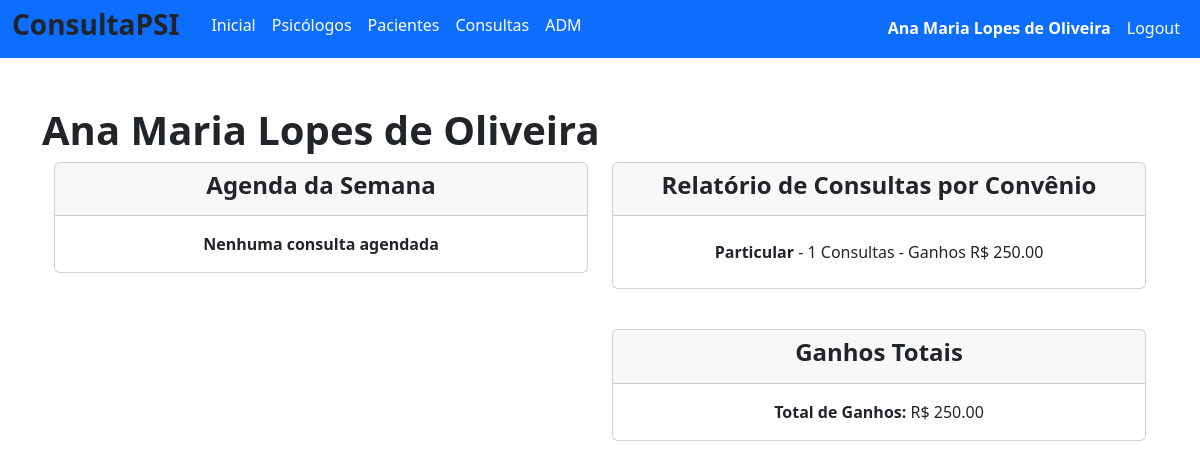
The app's page / (signed in) with its own data.
### database/models/user_model.py (models this page shows, shortened)
class User(db.Model, UserMixin):
    __tablename__ = "user"
    id = db.Column('id', db.Integer, primary_key=True)
    nome = db.Column('nome', db.String(150))
    sobrenome = db.Column('sobrenome', db.String(150))
    crp = db.Column('crp', db.String(20))
    abordagem = db.Column('abordagem', db.String(50))
    email = db.Column('email', db.String(50), unique=True)
    telefone = db.Column('telefone', db.String(15), unique=True, nullable=False)
    login = db.Column('login', db.String(50), unique=True, nullable=False)
    senha = db.Column('senha', db.String(550), nullable=False)
    tipo = db.Column('tipo', db.String(25), nullable=False, default="none")

### database/models/convenio_model.py (models this page shows, shortened)
class Convenio(db.Model):
    __tablename__ = "convenio"
    id = db.Column(db.Integer, primary_key=True)
    convenio = db.Column('convenio', db.String(150), unique=True, nullable=False)
    valor_consulta = db.Column('valor_consulta', db.Float, nullable=False)
    user_id = db.Column(db.Integer, db.ForeignKey('user.id'))

### main.py (the view)
@app.route('/')
def index():
    if not current_user.is_authenticated:
        return redirect('/login')
    if current_user.tipo == 'não informado':
        return redirect(f'/user/finalizar/{current_user.id}')
    if current_user.tipo == 'psicólogo':
        hoje = datetime.today().date()
        semana_inicio = hoje - timedelta(days=hoje.weekday())
        semana_fim = semana_inicio + timedelta(days=6)
        consultas_semana, _ = ConsultaService.get_consultas_by_date_range(start_date=semana_inicio, end_date=semana_fim, psi_id=current_user.id)
        relatorio_convenio, ganhos = ConsultaService.get_relatorio_convenio_e_ganhos(current_user.id)
        return render_template('index.html', consultas_semana=consultas_semana, relatorio_convenio=relatorio_convenio, ganhos=ganhos)
    return render_template('index.html')

### routes/login.py (called while the page is built)
@login_manager.user_loader
def get_user(id):
    return User.query.get(id)

### service/consulta_service.py (called while the page is built)
    @staticmethod
    def get_consultas_by_date_range(start_date, end_date, psi_id=None):
        try:
            query = Consulta.query.filter(Consulta.data_consulta.between(start_date, end_date))
            if psi_id:
                query = query.filter_by(psi_id=psi_id)
            consultas = query.order_by(asc(Consulta.data_consulta)).all()
            return consultas, None
        except Exception as e:
            return None, str(e)

### templates/index.html
{% extends 'base.html' %}
{% block conteudo %}
{% if current_user.is_authenticated %}
    {% if current_user.tipo == 'não informado' %}
    <h3>Precisamos terminar seu cadastro!</h3>
    <br>
    <form method="post" action="/user/update/{{ current_user.id }}">
        <div class="mb-3">
            <label for="psi_id" class="form-label">Função:</label>
            <select class="form-select" id="psi_id" name="psi_id" aria-label="Default select example" onchange="toggleFields()">
                <option selected value=""> - </option>
                <option value="atendente">Atendente</option>
                <option value="psicólogo">Psicólogo</option>
            </select>
        </div>
        <div class="mb-3">
            <label for="crp" class="form-label">CRP:</label>
            <input class="form-control" type="text" id="crp" name="crp" disabled>
        </div>
        <div class="mb-3">
            <label for="abordagem" class="form-label">Abordagem:</label>
            <input class="form-control" type="text" id="abordagem" name="abordagem" disabled>
        </div>
        <input type="submit" class="btn btn-primary" value="Cadastrar">
        <br>
    </form>
    <script>
        function toggleFields() {
            var psiId = document.getElementById('psi_id').value;
            var crpField = document.getElementById('crp');
            var abordagemField = document.getElementById('abordagem');
            if (psiId === 'psicólogo') {
                crpField.disabled = false;
                abordagemField.disabled = false;
            } else {
                crpField.value = '';
                abordagemField.value = '';
                crpField.disabled = true;
                abordagemField.disabled = true;
            }
        }
        // Initialize the state of the fields based on the selected value on page load
        document.addEventListener('DOMContentLoaded', function() {
            toggleFields();
        });
    </script>
    {% elif current_user.tipo == 'psicólogo' %}
    <h1><strong>{{ current_user.nome }} {{ current_user.sobrenome }}</strong></h1>
    <div class="container text-center">
        <div class="row">
            <div class="col-md-6">
                <div class="card">
                    <div class="card-header">
                        <h4><strong>Agenda da Semana</strong></h4>
                    </div>
                    <div class="card-body">
                        {% if consultas_semana %}
                            <ul class="list-group list-group-flush">
                                {% for consulta in consultas_semana %}
                                    <li class="list-group-item">
                                        <p class="mb-0"> <strong>{{ consulta.data_consulta.strftime('%d/%m/%Y') }} </strong> - {{ consulta.hora_consulta }} - {{ consulta.paciente.nome }}</p>
                                    </li>
                                {% endfor %}
                            </ul>
                        {% else %}
                            <p class="card-text"><strong>Nenhuma consulta agendada</strong></p>
                        {% endif %}
                    </div>
                </div>
            </div>
            <div class="col-md-6">
                <div class="card">
                    <div class="card-header">
                        <h4><strong>Relatório de Consultas por Convênio</strong></h4>
                    </div>
                    <div class="card-body">
                        {% if relatorio_convenio %}
                            <ul class="list-group list-group-flush">
                                {% for item in relatorio_convenio %}
                                    <li class="list-group-item">
                                        <p class="mb-0"><strong>{{ item.convenio }}</strong> - {{ item.quantidade }} Consultas - Ganhos R$ {{ "%.2f"|format(item.ganhos) }}</p>
                                    </li>
                                {% endfor %}
                            </ul>
                        {% else %}
                            <p class="card-text"><strong>Nenhum dado disponível</strong></p>
                        {% endif %}
                    </div>
                </div>
                <br>
                <div class="card mt-3">
                    <div class="card-header">
                        <h4><strong>Ganhos Totais</strong></h4>
                    </div>
                    <div class="card-body">
                        <p class="card-text"><strong>Total de Ganhos:</strong> R$ {{ "%.2f"|format(ganhos) }}</p>
                    </div>
                </div>
            </div>
        </div>
    </div>
    {% else %}
    <h3>Atendente</h3>
    {% endif %}
{% else %}
    <p>Você precisa estar autenticado para acessar esta página. <a href="/login">Faça login</a></p>
{% endif %}
{% endblock %}

### templates/base.html (shortened to what this page needs)
<!doctype html>
<html lang="pt-BR">
  <head>
    <link href="https://cdn.jsdelivr.net/npm/bootstrap@5.3.2/dist/css/bootstrap.min.css" rel="stylesheet">
  </head>
  <body>
    <nav class="navbar navbar-expand-lg navbar bg-primary"  data-bs-theme="dark">
        <div class="container-fluid">
            <ul class="navbar-nav">
              <li> <h3 class="fw-bold me-4">ConsultaPSI</h3>  </li>
              {% if current_user.is_authenticated %}
              <li class="nav-item"><a class="nav-link active mb-0 h1" href="/">Inicial</a> </li>
              <li class="nav-item"><a class="nav-link active mb-0 h1" href="/psi/recovery">Psicólogos</a> </li>
              <li class="nav-item"><a class="nav-link active mb-0 h1" href="/pacientes/recovery">Pacientes</a> </li>
              <li class="nav-item"><a class="nav-link active mb-0 h1" href="/consultas/recovery">Consultas</a> </li>
              <li class="nav-item"><a class="nav-link active mb-0 h1" href="/adm/recovery">ADM</a> </li>
              {% endif %}
            </ul>
              <ul class="navbar-nav ms-auto">
              {% if current_user.is_authenticated %}
                <li class="nav-item"><p class="nav-link active mb-0 h1"><b> {{current_user.nome}} {{current_user.sobrenome}}</b></p> </li>
                <li class="nav-item"><a class="nav-link active mb-0 h1" href="/logout">Logout</a> </li>
              {% else %}
                <li class="nav-item"><a class="nav-link active mb-0 h1" href="/login">Login</a> </li>
                <li class="nav-item"><a class="nav-link active mb-0 h1" href="/login/register">Register</a> </li>
              {% endif %}
              </ul>
        </div>
    </nav>
    <div class="container">
      <br>
      <br>
        {% block conteudo %}
        {% endblock %}
        <br>
        <br>
        <br>
        <br>
    </div>
  </body>

### records on screen
User: nome "Ana Maria", sobrenome "Lopes de Oliveira"
Convenio: convenio "Particular", quantidade "1", ganhos "250.00"

### other values on screen
{{ "%.2f"|format(ganhos) }} "250.00"
